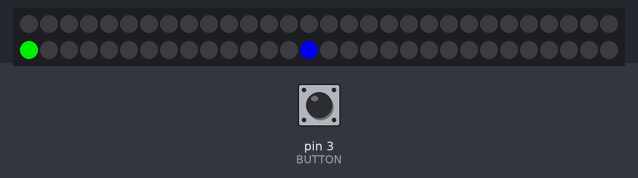
Bench run of a sketch on a simulated Arduino Uno, built with avr-gcc and run on an emulated ATmega328P. Shown: 60 RGB LEDs in strip order, left to right, continuing on the next row. Inputs (shaded band) come from the test bench; at power-on: pin 3 (BUTTON) LOW. Random numbers use the default seed unless the sketch sets one.

Above: at 1.2 s.
1.3 s: pin 3 (BUTTON) pulled HIGH for 0.15 s
At 1.7 s:
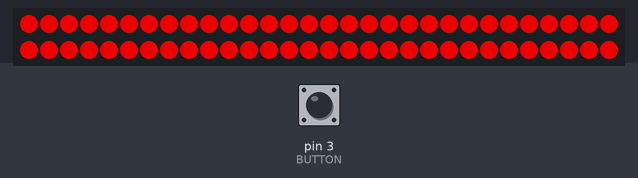
2.0 s: pin 3 (BUTTON) pulled HIGH for 1 s
At 3.17 s:
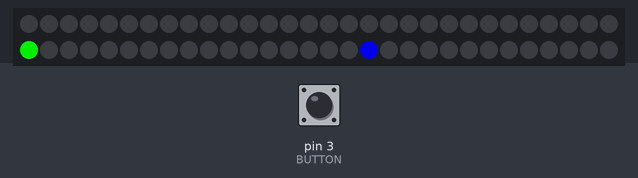
3.6 s: pin 3 (BUTTON) pulled HIGH for 0.15 s
At 4.0 s:
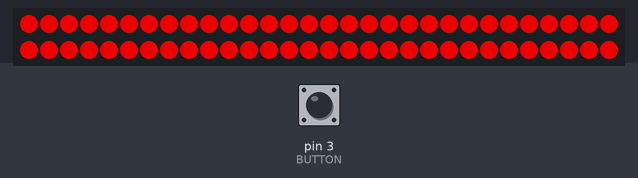
4.3 s: pin 3 (BUTTON) pulled HIGH for 1 s
At 5.47 s:
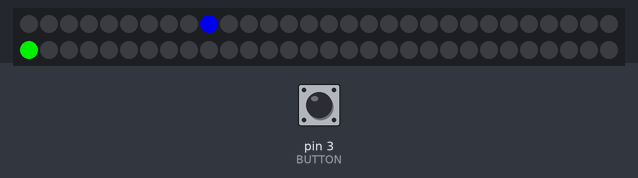
Timing chart, 0 to 6.9 s (numbered marks = the images above; inputs shaded):
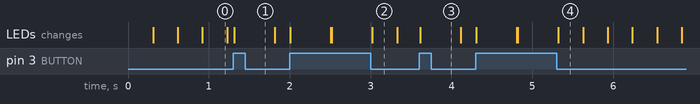

The sketch:

catchGame.ino
```cpp
#include <Adafruit_NeoPixel.h>

#define PIXELS 60 //lenth of led string
#define PIN 8 //pin of led string
#define BUTTON 3 //pin where button attached
#define WAIT delay(8);

Adafruit_NeoPixel pix(PIXELS,PIN);

void setup(){
  pix.begin();pix.show();
  pix.setBrightness(200);
  Serial.begin(9600);
}

bool clicked=false;
short clkPlace;
short point=PIXELS/2;
void checkClk(short where){
  if(digitalRead(BUTTON)==HIGH){
    clicked=true;
    clkPlace=where;
  }
  if(clicked&&point!=where){
    pix.fill(pix.Color(255,0,0),0,PIXELS);
    pix.show(); delay(500); pix.clear();
    pix.setPixelColor(point,0,255,0);
    clicked=false;
  }
}

void loop(){
while(!clicked){
  for(short p=0;p<PIXELS;p++){
    if(clicked&&clkPlace==point)break;
    if(p==point){pix.setPixelColor(p,0,255,0);WAIT;checkClk(p);continue;}
    pix.setPixelColor(p,0,0,255);
    pix.show(); WAIT; checkClk(p);
    pix.setPixelColor(p,0,0,0);
    pix.show(); WAIT; checkClk(p);
  }
  for(short p=PIXELS-1;p>-1;p--){
    if(clicked&&clkPlace==point)break;
    if(p==point){pix.setPixelColor(p,0,255,0);WAIT;checkClk(p);continue;}
    pix.setPixelColor(p,0,0,255);
    pix.show(); WAIT; checkClk(p);
    pix.setPixelColor(p,0,0,0);
    pix.show(); WAIT; checkClk(p);
  }
}clicked=false;
  if(clkPlace==point)//then...
  for(long firstPixelHue = 0; firstPixelHue < 65536; firstPixelHue += 512) {
    for(int i=0; i<PIXELS; i++) {
      int pixelHue = firstPixelHue + (i * 65536 / PIXELS);
      pix.setPixelColor(i, pix.gamma32(pix.ColorHSV(pixelHue)));
    }
    pix.show();
point= rand()%PIXELS;
  }
  Serial.print("Clicked on ");
  Serial.print(clkPlace);
  Serial.println(" pixel");
}
```
